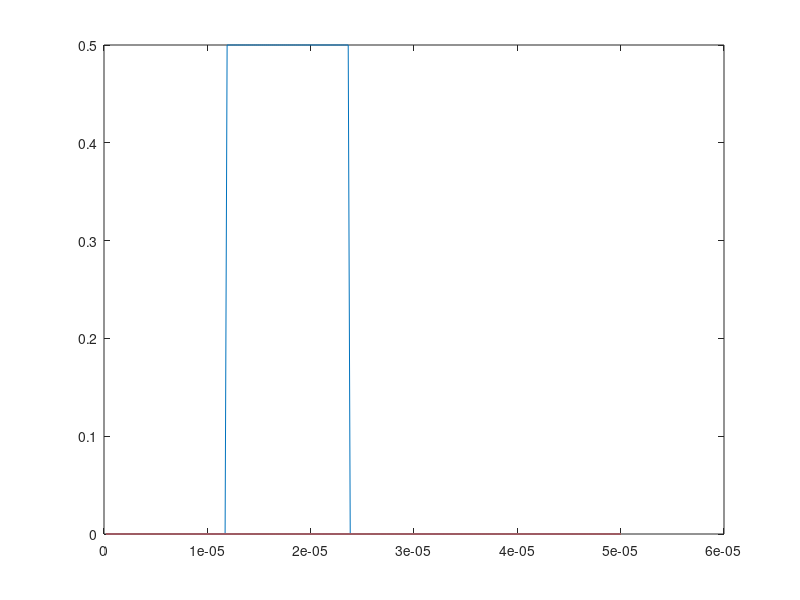

The MATLAB script that drew this image:
% BURP pulse generator
% TKM, 6 August 2015

clear
close all
clc

%%
pulseLength = 50e-6; %s
flipAngle = 0.5; %give as fraction of 2pi. So a 90 deg flip is 0.25, 180 is 0.5, etc.

%%

nPts = 256;
pulseTimeRes = pulseLength/nPts; %s
pulseTime = pulseTimeRes:pulseTimeRes:pulseLength;

% coefficients for iBURP-1
A = [0.70, -0.15, -0.94, 0.11, -0.02, -0.04, 0.01, -0.02, -0.01];
B = [-1.54, 1.01, -0.24, -0.04, 0.08, -0.04, -0.01, 0.01, -0.01];

for i = 1:length(A)
    p(:,i) = A(i)*cos(i*2*pi/pulseLength*pulseTime) + B(i)*sin(i*2*pi/pulseLength*pulseTime);
end
%%
p = sum(p,2) + flipAngle;

phase = zeros(length(p));
for i = 1:length(p)
    if p(i) < 0
        phase(i) = 0.5;
    end
end

p = abs(p);

plot(pulseTime,p)
plot(pulseTime, phase)

